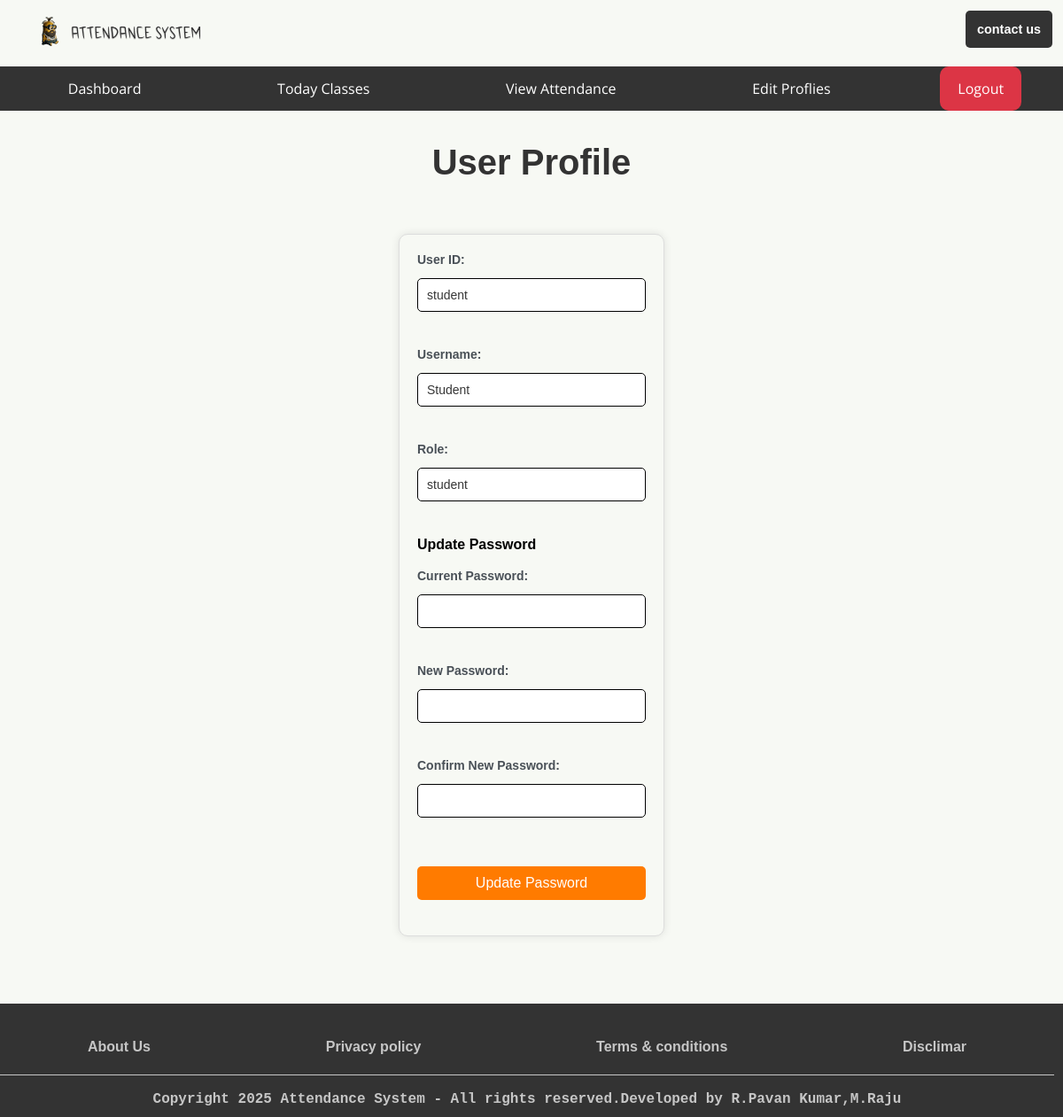
Page /student/profile (signed in) on the committed database.
### app.py (models this page shows, shortened)
class User(db.Model):
    userid = db.Column(db.String(10), primary_key=True, unique=True, nullable=False)
    username = db.Column(db.String(150), nullable=False)
    password_hash = db.Column(db.String(150), nullable=False)
    role = db.Column(db.String(50), nullable=False)

### app.py (the view)
@app.route('/student/profile', methods=['GET', 'POST'])
@role_required('student')
def student_profile():
    return profile('student')

### app.py (called while the page is built, shortened)
def role_required(roles):
    if not isinstance(roles, list):
        roles = [roles]  # Ensure roles is a list
    def decorator(func):
        @wraps(func)
        def wrapper(*args, **kwargs):
            if 'username' not in session:
                return redirect(url_for('login'))
            user = User.query.filter_by(username=session['username']).first()
            if user.role not in roles:  # Check if the user's role is in the allowed roles list
                return redirect(url_for('index'))  # Redirect to the home page if unauthorized
            return func(*args, **kwargs)
        return wrapper
    return decorator

@app.route('/<role>/profile/', methods=['GET', 'POST'])
@role_required(['teacher', 'student'])
def profile(role):
    user = User.query.filter_by(username=session['username']).first()
    return render_template(f'auth/dashboards/{role}/profile.html', user=user)

### templates/auth/dashboards/student/profile.html (shortened to what this page needs)
{% extends 'base/base_student.html' %}
{% block body %}
<main>
    <h1>User Profile</h1><br/>
    <form method="POST">
        <div class="form-group">
            <label for="userid">User ID:</label>
            <input type="text" id="userid" name="userid" value="{{ user.userid }}" disabled>
        </div>
        <div class="form-group">
            <label for="username">Username:</label>
            <input type="text" id="username" name="username" value="{{ user.username }}" disabled>
        </div>
        <div class="form-group">
            <label for="role">Role:</label>
            <input type="text" id="role" name="role" value="{{ user.role }}" disabled>
        </div>
        <h3>Update Password</h3><br/>
        <div class="form-group">
            <label for="current_password">Current Password:</label>
            <input type="password" id="current_password" name="current_password" required>
        </div>
        <div class="form-group">
            <label for="new_password">New Password:</label>
            <input type="password" id="new_password" name="new_password" required>
        </div>
        <div class="form-group">
            <label for="confirm_password">Confirm New Password:</label>
            <input type="password" id="confirm_password" name="confirm_password" required>
        </div>
        <div class="form-group">
            <button type="submit">Update Password</button>
        </div>
    </form>
</main>
{% endblock body %}

### static/styles/index.css (style rules this page uses)
* { background: #f7f9f4; font-family: 'Arial', sans-serif; margin: 0; padding: 0; box-sizing: border-box; font-size: 1rem; text-decoration: none; }
main { display: flex; justify-content: start; align-items: center; flex-direction: column; padding: 3% 0; width: 100%; min-height: 60vh; }
form { width: 300px; max-width: 500px; margin: 40px auto; padding: 20px; border: 1px solid #ddd; border-radius: 10px; box-shadow: 0 0 10px rgba(0, 0, 0, 0.1); }
label { display: block; margin-bottom: 10px; }
input[type="email"], input[type="password"], input[type="text"] { width: 90%; padding: 10px; margin-bottom: 20px; border: 1px solid #ccc; }
h1 { text-align: center; font-size: 2.5rem; color: #333; }
.form-group { margin-bottom: 15px; }
.form-group label { display: block; color: #000000; font-size: 14px; }
.form-group input { width: 100%; padding: 10px; margin-top: 5px; background-color: #ffffff; border: 1px solid #000000; border-radius: 5px; color: #363636; font-size: 14px; }
button { width: 100%; padding: 10px; background-color: #ff7b00; border: none; border-radius: 5px; color: white; font-size: 16px; cursor: pointer; margin-top: 15px; }
.form-group { margin-bottom: 20px; }
.form-group label { display: block; margin-bottom: 8px; font-weight: bold; color: #495057; }

### rows in the picture
User: userid "student", username "Student", role "student"
